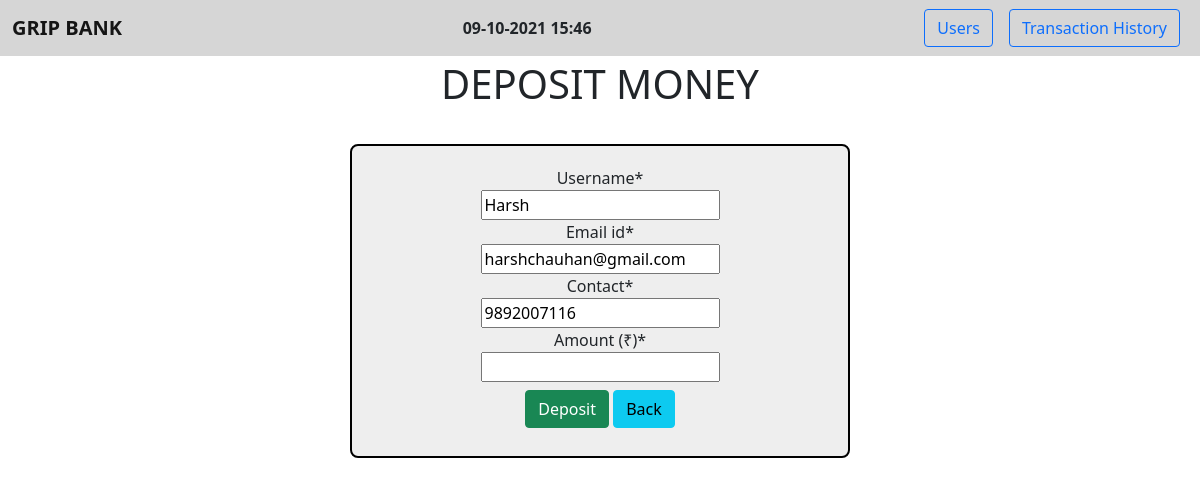
Screenshot of /deposit/1/ with the database file from the repository.
### bank/models.py (models this page shows, shortened)
class User(models.Model):
    username = models.CharField(max_length=30)
    email_id = models.EmailField()
    contact = models.IntegerField()
    balance = models.IntegerField("Balance (₹)")

### bank/views.py (the view)
# urls.py: path("deposit/<int:id>/", views.DepositPage, name="Deposit"),
def DepositPage(request, id):
    if request.method == "POST":
        pi = User.objects.get(pk = id)
        fm = ActionForm(request.POST, instance = pi)
        if fm.is_valid():
            unm = fm.cleaned_data['username']
            eid = fm.cleaned_data['email_id']
            cnt = fm.cleaned_data['contact']
            amt = fm.cleaned_data['amount']
            reg = Action(username=unm, email_id=eid, contact=cnt, amount=amt)
            reg.save()
            act = "Deposit"
            sts = "Success"
            hst = History(username=unm, email_id=eid, contact=cnt, amount=amt, action=act, status=sts)
            hst.save()
            bal = int(amt)
            pi.balance += bal
            pi.save()
            return redirect('Users')
    else:
        pi = User.objects.get(pk = id)
        fm = ActionForm(instance = pi)
    return render(request, 'deposit.html', {"form" : fm})

### bank/forms.py
class ActionForm(forms.ModelForm):
    username =  forms.CharField(widget=forms.TextInput(attrs={'readonly':'True'}))
    email_id =  forms.CharField(widget=forms.TextInput(attrs={'readonly':'True'}))
    contact =  forms.IntegerField(widget=forms.TextInput(attrs={'readonly':'True'}))
    class Meta:
        model = Action
        fields = ["username", "email_id", "contact", "amount"]

### templates/deposit.html (shortened to what this page needs)
{% extends 'base.html' %}
{% block body %}
<div class="container-fluid text-dark py-1 text-center">
    <h1>DEPOSIT MONEY</h1>
</div>
<div class="container1 text-center my-4 mx-150"
    style="max-width: 500px; margin: auto; border: 2px solid black; border-radius: 8px; background-color: rgb(238, 238, 238);">
    {% load crispy_forms_tags %}
    <form action="" method="POST" style="padding: 20px;">
        {{ form|crispy }}
        <input type="submit" class="btn btn-success my-2" value="Deposit">
        <a href="{% url 'Users' %}" class="btn btn-info">Back</a>
    </form>
</div>
{% endblock body %}

### rows the page displays
User: username "Harsh", email_id "harshchauhan@gmail.com", contact "9892007116"
